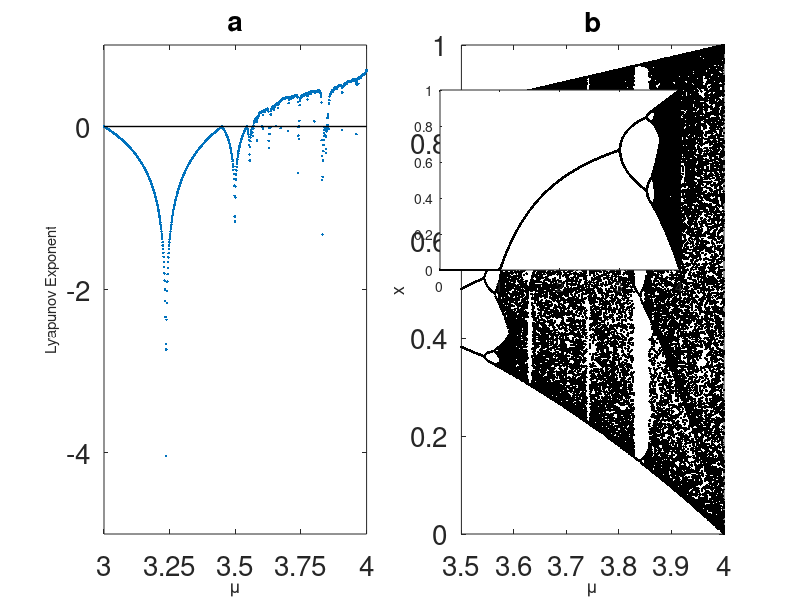

MATLAB code for this plot:
n=10000;
a=3.0:0.001:4;   %����ȡ��0.001����ԭ��ĸ���ϸ
len=length(a);
a=reshape(a,len,1);
sum=zeros(len,1);
unit=ones(len,1);
x=unit*0.1;
for i=1:n
    y=a.*(unit-2*x);
    sum=sum+log(abs(y));
    x=a.*x.*(unit-x);
end
fsize = 20;
lamuda=sum/10000;%���������޸Ĺ�
set(gcf,'position',[500,400,900,270]);
subplot(121)
plot(a,lamuda,'.')
line([3,4],[0,0],'Color','k','Linewidth',1)
%grid on
set(gca,'XTick',3:0.25:4,'FontSize',fsize)
set(gca,'YTick',-8:2:3,'FontSize',fsize)
xlabel('\fontsize{18}\mu')
ylabel('\fontsize{15}Lyapunov Exponent') 
title('a','FontSize',fsize)
%title('\fontsize{16}a\fontname{}，Lyapunov\fontname{指数}ָĹ�ϵ')

%% bifurcation diagram
fsize=20;
u=0:0.001:4;
X=ones(250,4001);
X(1,:)=0.3*X(1,:);
for j=1:250
    X(j+1,:)=u.*(X(j,:)-X(j,:).^2);
end
%set(gcf,'unit','centimeters','position',[20,10,10,6]);
u1=3.5:0.001:4;
X1=ones(250,501);
X1(1,:)=0.3*X1(1,:);
for j=1:250
    X1(j+1,:)=u1.*(X1(j,:)-X1(j,:).^2);
end
%set(gcf,'position',[500,400,900,270]);
subplot(122)
plot(u1,X1(150:end,:),'k.')
xlim([3.5,4])
set(gca,'Xtick',3.5:0.1:4,'FontSize',fsize);
set(gca,'Ytick',0:0.2:1,'FontSize',fsize)
xlabel('\fontsize{18}\mu')
ylabel('\fontsize{18}x')
title('b','FontSize',fsize)
axes('position',[0.55,0.55,0.3,0.3])
plot(u,X(150:end,:),'k.')
%saveas(gcf,'lBL','epsc')

%% The Plot skills
% 绘制原图
% x=0:0.01:10;
% y=sin(10*x);
% figure;
% ax1=axes;
% plot(ax1,x,y,'LineWidth',1);
% ylim([-1,2.6]);
% % 绘制子图
% fig=ax1.Parent;
% ax2=copyobj(ax1,fig);
% set(ax2,'Position',[.5 .6 .3 .3],'XLim',[1.25,1.60],'YLim',[0.5,1.2]);
% % 绘制选框
% rec=rectangle(ax1,'Position',[ax2.XLim(1), ax2.YLim(1), diff(ax2.XLim), diff(ax2.YLim)]);
% % 绘制连线(该部分不需要更改)
% XLp=ax2.Position(1);
% XRp=sum(ax2.Position([1,3]));
% YDp=ax2.Position(2);
% YUp=sum(ax2.Position([2,4]));
% XLr=ax1.Position(1)+ax1.Position(3)/diff(ax1.XLim)*(rec.Position(1)-ax1.XLim(1));
% XRr=ax1.Position(1)+ax1.Position(3)/diff(ax1.XLim)*(sum(rec.Position([1,3]))-ax1.XLim(1));
% YDr=ax1.Position(2)+ax1.Position(4)/diff(ax1.YLim)*(rec.Position(2)-ax1.YLim(1));
% YUr=ax1.Position(2)+ax1.Position(4)/diff(ax1.YLim)*(sum(rec.Position([2,4]))-ax1.YLim(1));
% ano(1)=annotation('arrow',[0,0],[0,0]);
% ano(2)=annotation('arrow',[0,0],[0,0]);
% ano(3)=annotation('arrow',[0,0],[0,0]);
% ano(4)=annotation('arrow',[0,0],[0,0]);
% set(ano(1),'X',[XLr,XLp],'Y',[YDr,YDp],{'HeadLength','HeadWidth'},{0,0});
% set(ano(2),'X',[XLr,XLp],'Y',[YUr,YUp],{'HeadLength','HeadWidth'},{0,0});
% set(ano(3),'X',[XRr,XRp],'Y',[YDr,YDp],{'HeadLength','HeadWidth'},{0,0});
% set(ano(4),'X',[XRr,XRp],'Y',[YUr,YUp],{'HeadLength','HeadWidth'},{0,0});
% set(ano(1),'Visible','off');
% set(ano(4),'Visible','off');
% % 标签
% xlabel('X');
% ylabel('Y');
% title('Title');
% % 调节尺寸
% set(gcf,'Units','centimeters','Position',[2 2 15 8]);
% % 导出图片
% exportgraphics(gcf,'003.png','Resolution',600)
